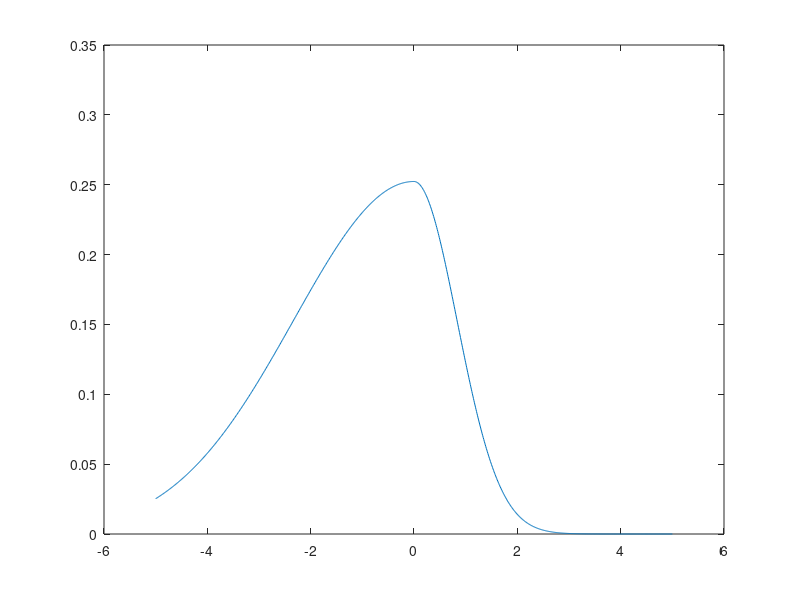
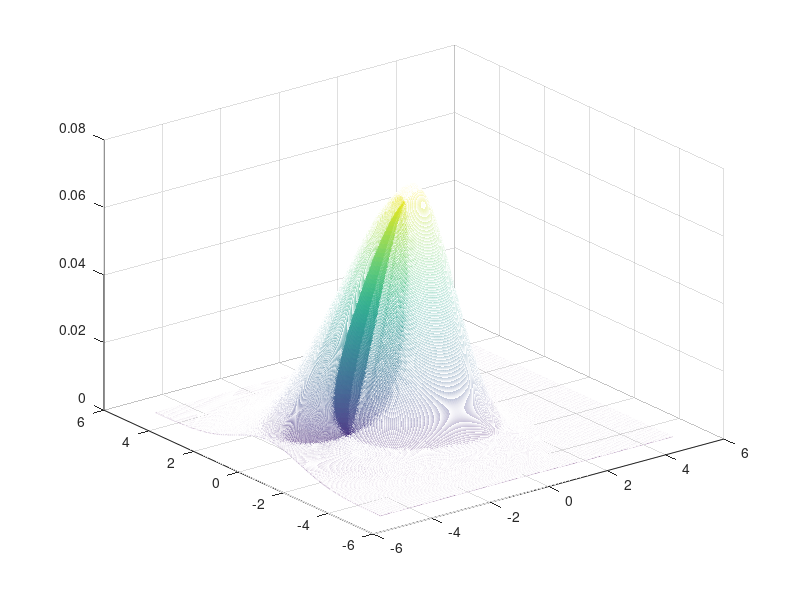

These charts were generated, in order, by the following MATLAB code:
%% Unit-symmetric Gaussian probability distribution function
% to study about the skewed distribution of Guassian pdf.
% Author: Yang LI
% Date: Dec 16th, 2019
close all
clear

V = 1;
alpha = 1.9;
lambdaX = 2.5; lambdaY = 2;
x1pos = 0:0.01:5; x1neg = -5:0.01:0; x1neg(end)=[];
x2pos = 0:0.01:5; x2neg = -5:0.01:0; x2neg(end)=[];
x2 = [x2neg,x2pos];

% 1D situation
Sneg = inv(sqrt(2*pi*lambdaX)) * exp(-0.5*inv(lambdaX)*(alpha/(2*alpha-1)*x1neg).^2);
Spos = inv(sqrt(2*pi*lambdaX)) * exp(-0.5*inv(lambdaX)*(alpha*x1pos).^2);
S = [Sneg,Spos];
figure;plot([x1neg,x1pos],S)

% 2D situation
[Xpos,Ypos] = meshgrid(x1pos,x2);
[Xneg,Yneg] = meshgrid(x1neg,x2);
Sigma = [lambdaX,0;0,lambdaY];

Hpos = inv(2*pi*det(Sigma)^0.5)*exp(-0.5*(inv(lambdaX)*(alpha*Xpos).^2 + ...
    inv(lambdaY)*Ypos.^2));
Hneg = inv(2*pi*det(Sigma)^0.5)*exp(-0.5*(inv(lambdaX)*(alpha/(2*alpha-1)*Xneg).^2 + ...
    inv(lambdaY)*Yneg.^2));
H = [Hneg,Hpos];

X = [Xneg,Xpos]; Y = [Yneg,Ypos];
figure;mesh(X,Y,H)